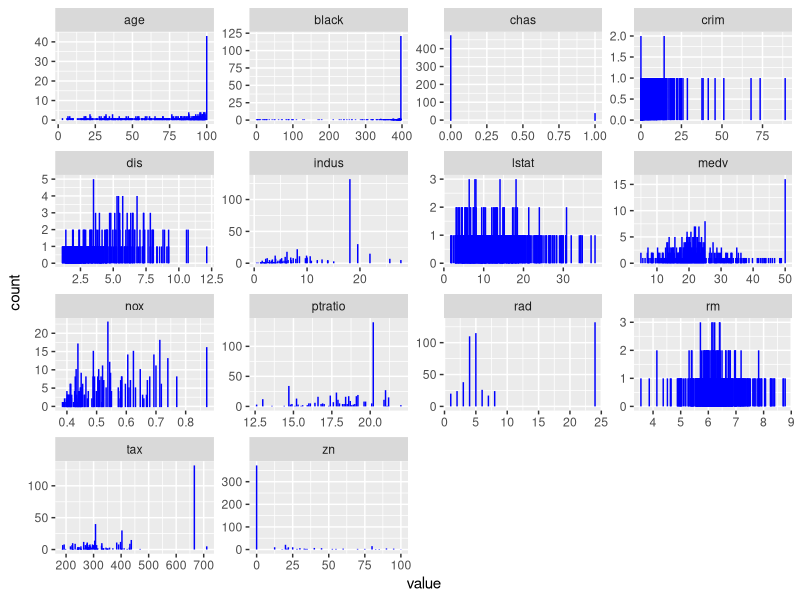
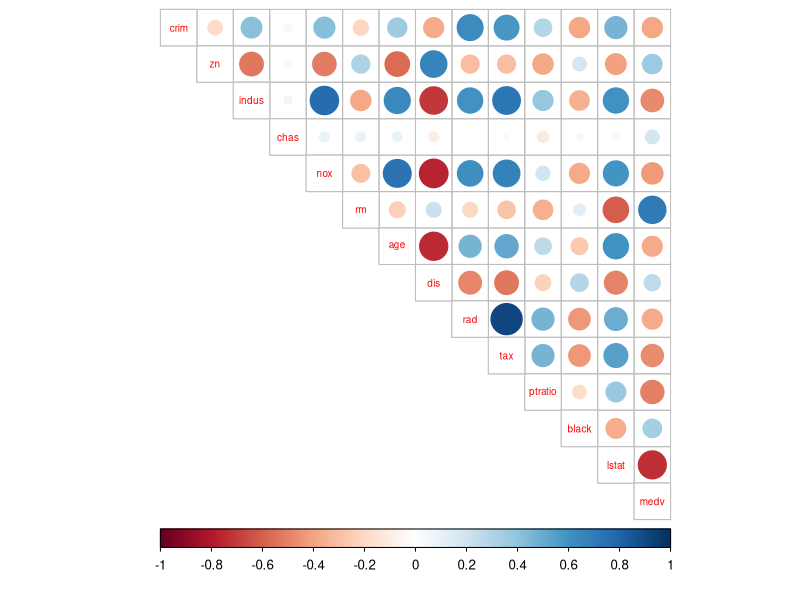
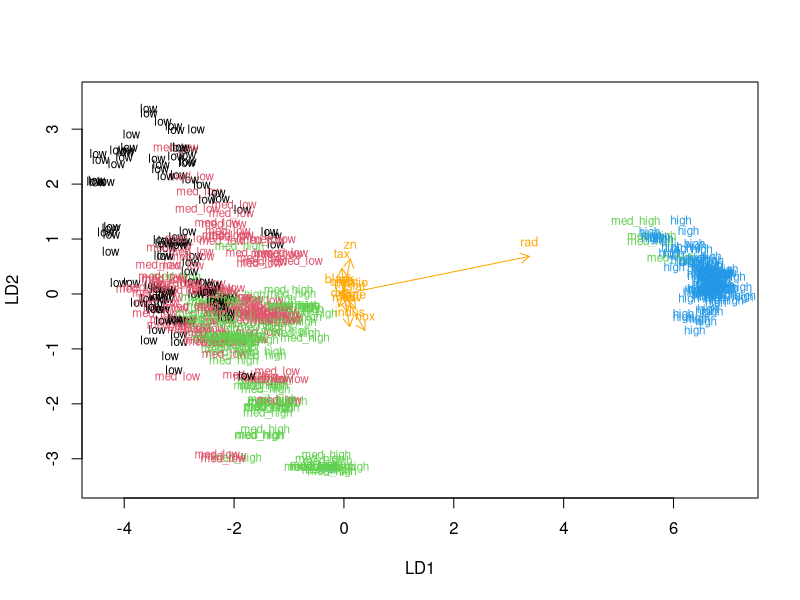
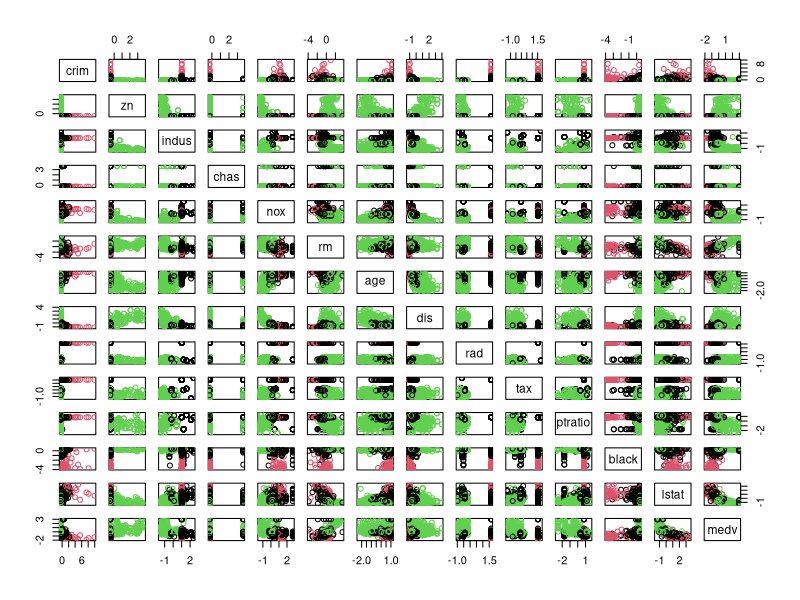
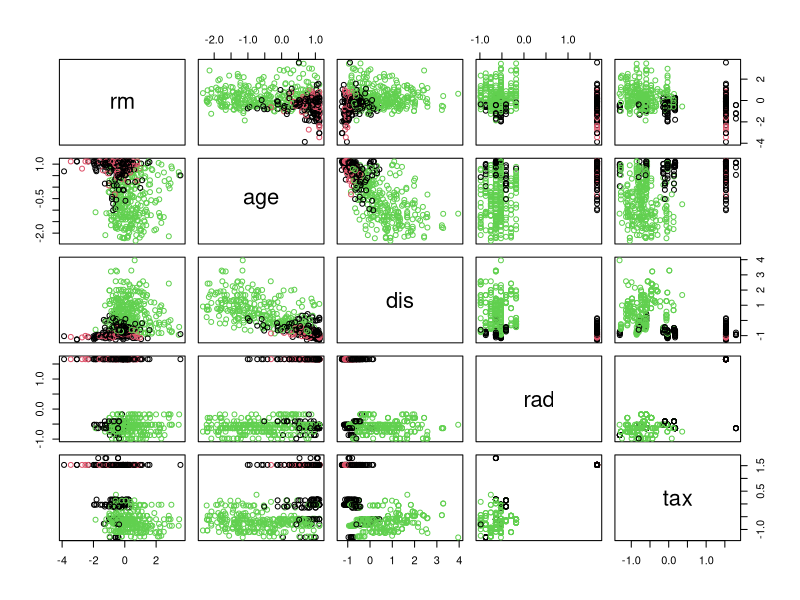
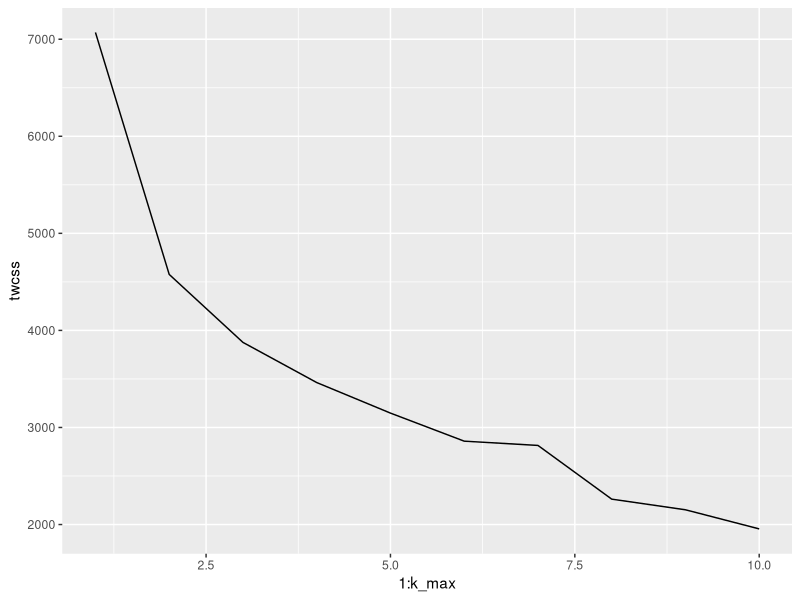
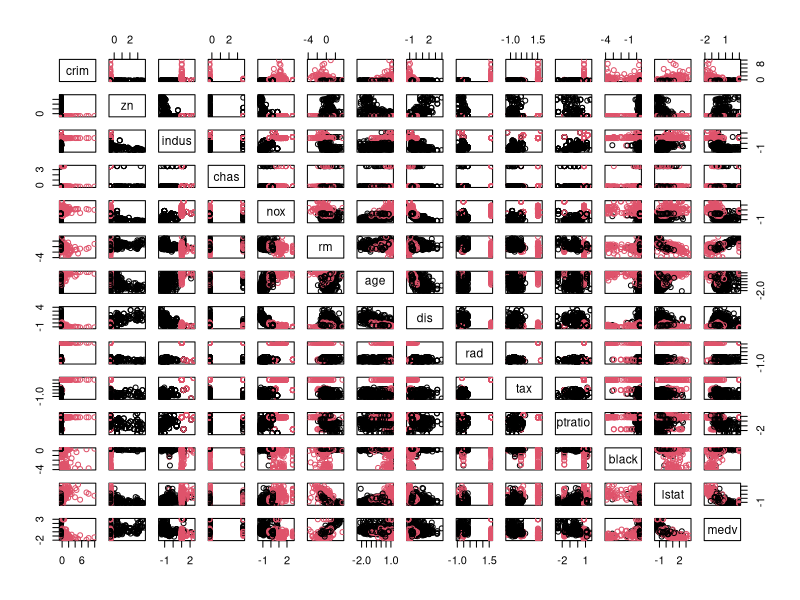

Here is the R script that generated these plots, in order:
## ---- chunk 1

#Load libraries
library(MASS)
library(tidyr)
library(dplyr)
library(ggplot2)
library(corrplot)
library(GGally)

# load the data
data("Boston")

# explore the dataset
str(Boston)
dim(Boston)

## ---- chunk 2

#show graphical overview of the data
gather(Boston) %>% ggplot(aes(value)) + facet_wrap("key", scales = "free") + geom_bar(fill="blue", color="blue", alpha=0.9)

# summaries of the variables in the data
summary(Boston)

## ---- chunk 3

#calculate correlation matrix
cor_matrix<-cor(Boston) %>% round(digits = 2)

# print the correlation matrix
cor_matrix

# visualize the correlation matrix
corrplot(cor_matrix, method="circle", type="upper", cl.pos="b", tl.pos="d", tl.cex = 0.6)

## ---- chunk 4

# center and standardize variables
boston_scaled <- scale(Boston)

# summaries of the scaled variables
summary(boston_scaled)

# class of the boston_scaled object
class(boston_scaled)

# change the object to data frame
boston_scaled <- as.data.frame(boston_scaled)

## ---- chunk 5

# summary of the scaled crime rate
summary(boston_scaled$crim)

# create a quantile vector of crim and print it
bins <- quantile(boston_scaled$crim)
bins

# create a categorical variable 'crime'
crime <- cut(boston_scaled$crim, breaks = bins, include.lowest = TRUE, labels = c("low", "med_low", "med_high", "high"))

# look at the table of the new factor crime
table(crime)

# remove original crim from the dataset
boston_scaled <- dplyr::select(boston_scaled, -crim)

# add the new categorical value to scaled data
boston_scaled <- data.frame(boston_scaled, crime)
## ---- chunk 6
# number of rows in the Boston dataset 
n <- nrow(boston_scaled)

# choose randomly 80% of the rows
ind <- sample(n,  size = n * 0.8)

# create train set
train <- boston_scaled[ind,]

# create test set 
test <- boston_scaled[-ind,]

# save the correct classes from test data
correct_classes <- test$crime

# remove the crime variable from test data
test <- dplyr::select(test, -crime)
## ---- chunk 7

# linear discriminant analysis
lda.fit <- lda(crime ~ ., data = train)

# print the lda.fit object
lda.fit

# the function for lda biplot arrows
lda.arrows <- function(x, myscale = 1, arrow_heads = 0.1, color = "orange", tex = 0.75, choices = c(1,2)){
  heads <- coef(x)
  arrows(x0 = 0, y0 = 0, 
         x1 = myscale * heads[,choices[1]], 
         y1 = myscale * heads[,choices[2]], col=color, length = arrow_heads)
  text(myscale * heads[,choices], labels = row.names(heads), 
       cex = tex, col=color, pos=3)
}

# target classes as numeric
classes <- as.numeric(train$crime)

# plot the lda results
plot(lda.fit, dimen = 2, col = classes, pch = classes)
lda.arrows(lda.fit, myscale = 1)

## ---- chunk 8

# predict classes with test data
lda.pred <- predict(lda.fit, newdata = test)

# cross tabulate the results
table(correct = correct_classes, predicted = lda.pred$class)

## ---- chunk 9

data('Boston')
Boston = scale(Boston)
Boston <- as.data.frame(Boston)

## ---- chunk 10

# euclidean distance matrix
dist_eu <- dist(Boston)

# look at the summary of the distances
summary(dist_eu)

# manhattan distance matrix
dist_man <- dist(Boston, method = 'manhattan')

# look at the summary of the distances
summary(dist_man)

## ---- chunk 11
# k-means clustering
km <-kmeans(Boston, centers = 3)

# plot the Boston dataset with clusters
pairs(Boston, col = km$cluster) #whole dataset
pairs(Boston[6:10], col = km$cluster) #pair up columns 6 to 10

## ---- chunk 12
#K-means might produce different results every time, because it randomly assigns the initial cluster centers. The function set.seed() can be used to deal with that.
set.seed(123)

#Trying first with max 10 clusters
k_max <- "10"

#When you plot the number of clusters and the total WCSS, the optimal number of clusters is when the total WCSS drops radically. 
twcss <- sapply(1:k_max, function(k){kmeans(Boston, k)$tot.withinss})

# visualize the results
qplot(x = 1:k_max, y = twcss, geom = 'line')

# k-means clustering
km <-kmeans(Boston, centers = 2)

# plot the Boston dataset with clusters
pairs(Boston, col = km$cluster)

